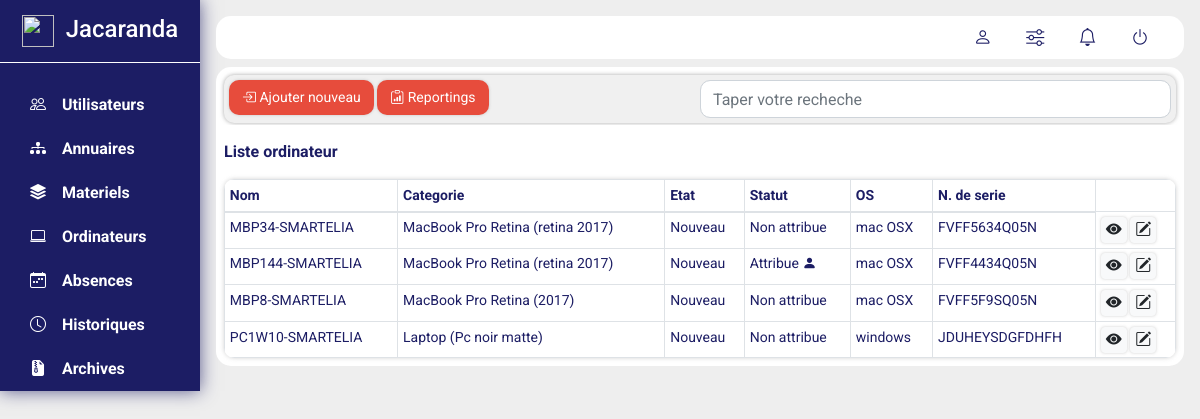
Before: /computers/ with the older database file.
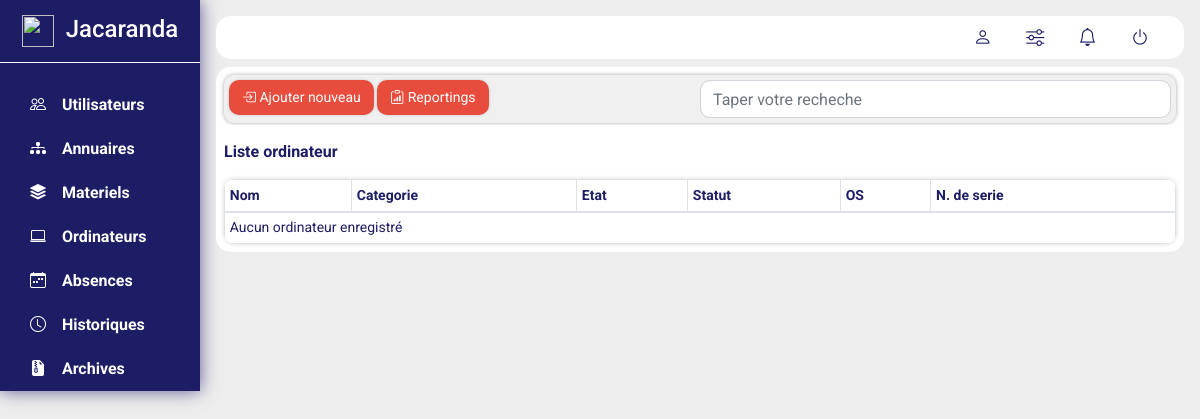
After: the same page with the newer database file.
### computers/models.py (models this page shows, shortened)
class Computers(models.Model):
    class Meta:
        db_table = 'computers'
        verbose_name = 'Computers'
        verbose_name_plural = 'Computers'
    STATE = (
        ('new','Nouveau'),
        ('reconditioned','Reconditionne')
    )
    CATEGORY = (
        ('laptop','Laptop'),
        ('desktop','Desktop'),
        ('mbp','MacBook Pro'),
        ('mbp_retina','MacBook Pro Retina'),
        ('notebook','Notebook')
    )
    STATUS = (
        ('assigned','Attribue'),
        ('not_assigned','Non attribue'),
        ('on_suspens','En suspens'),
        ('out_of_service','Hors service')
    )
    name = models.CharField(max_length=50)
    description = models.CharField("computers description", max_length=50)
    state = models.CharField(max_length=20, choices=STATE)
    serial_number = models.CharField(max_length=30)
    modele = models.CharField("the modele of computer", max_length=30)
    mark = models.CharField(max_length=50)
    os = models.CharField("operating system", max_length=20)
    processor = models.CharField(max_length=10)
    processor_generation = models.CharField(max_length=10)
    category = models.CharField("category of computer", max_length=30, choices=CATEGORY)
    ram = models.IntegerField()
    type_of_ram = models.CharField(max_length=10)
    fournissor = models.CharField(max_length=50)
    fournissor_contact = models.CharField(max_length=30)
    status = models.CharField(max_length=20, choices=STATUS)
    assigned_to = models.CharField("is assigned", max_length=50, null=True)
    administrator = models.CharField(max_length=50)
    assigned_at = models.DateField(null=True)
    created_at = models.DateTimeField(auto_now_add=True)
    updated_at = models.DateTimeField("date of last update", auto_now=True)

### computers/views.py (the view)
# urls.py: path('', AbsenceView.home, name="absence_home"),
def home(request):
    try:
        computers = Computers.objects.all()
        directories = Directory.objects.all()
    except:
        return HttpResponse('Server error', status=500)
    return render(request, 'computer/home.html', {'computers':computers, 'directories':directories})

### computers/templates/computer/home.html (shortened to what this page needs)
{% extends 'layout.html' %}
{% block content %}
    <div class="container m-0 p-0">
        <div class="container-fluid sublink">
            <div class="row">
                <div class="col-sm-6 col-md-6 col-lg-6 p-0">
                    <a class="btn btn-option" id="add"><i class="bi bi-box-arrow-in-right"></i>&nbsp;Ajouter nouveau</a>
                    <a href="{% url 'material:reporting_material' %}" class="btn btn-option"><i class="bi bi-clipboard-data"></i> Reportings</a>
                </div>
                <div class="col-sm-6 col-md-6 col-lg-6 p-0">
                    <input type="search" class="form-control input-search" placeholder="Taper votre recheche">
                </div>
            </div>
        </div>
        <div class="container-fluid subtitle">
        Liste ordinateur
        </div>
        <div class="container-fluid lists p-0">
            <table class='table table-sm table-hovered table-bordered table-list m-0'>
                <thead>
                    <tr>
                        <th>Nom</th>
                        <th>Categorie</th>
                        <th>Etat</th>
                        <th>Statut</th>
                        <th>OS</th>
                        <th>N. de serie</th>
                    </tr>
                </thead>
                <tbody>
                    {% for computer in computers %}
                        <tr>
                            <td>{{ computer.name }}</td>
                            <td>{{ computer.get_category_display }} ({{ computer.description }})</td>
                            <td>{{ computer.get_state_display }} </td>
                            <td>
                                {{ computer.get_status_display }}
                                {% if computer.status == 'assigned' %}
                                    <i class="bi bi-person-fill" title="{{ computer.assigned_to }} le {{ computer.assigned_at }}"></i>
                                {% endif %}
                            </td>
                            <td>{{ computer.os }}</td>
                            <td>{{ computer.serial_number }}</td>
                            <td>
                                <a href="{% url 'computers:show_computer' computer.id %}" title="Voir detail" class="btn btn-light pt-0 pr-1 pb-0 pl-1"> <i class="bi bi-eye-fill"></i> </a>
                                <a href="{% url 'computers:edit_computer' computer.id %}" title="Editer l'information" class="btn btn-light pt-0 pr-1 pb-0 pl-1"> <i class="bi bi-pencil-square"></i> </a>
                            </td>
                        </tr>
                    {% empty %}
                        <tr>
                            <td colspan="9">Aucun ordinateur enregistr&eacute;</td>
                        </tr>
                    {% endfor %}
                </tbody>
            </table>
        </div>
    </div>
{% endblock %}

### templates/layout.html (shortened to what this page needs)
<!DOCTYPE html>
<html lang="en">
<head>
    {% load static %}
    <link rel="stylesheet" href="{% static 'css/bootstrap.min.css' %}">
    <link rel="stylesheet" href="https://cdn.jsdelivr.net/npm/bootstrap-icons@1.3.0/font/bootstrap-icons.css">
    <link rel="stylesheet" type="text/css" href="{% static 'css/app.css' %}">
</head>
<body>
    <div class="container-fluid p-0 m-0">
        <div class="row p-0 m-0">
            <div class="col-md-2 m-0 p-0">
                <ul class="leftmenu">
                    <li><a href="#" class="useroption h4"><img src="{% static 'img/jaca-icon-orange-72x72.png' %}" width="32" height="32">&nbsp; Jacaranda</a></li>
                    <li><a href="{% url 'users:user_home' %}" class="menuoption"><i class="bi bi-people"></i>&nbsp; &nbsp; Utilisateurs</a></li>
                    <li><a href="{% url 'directories:directory_home' %}" class="menuoption"><i class="bi bi-diagram-3-fill"></i>&nbsp; &nbsp; Annuaires</a></li>
                    <li><a href="{% url 'materials:material_home' %}" class="menuoption"><i class="bi bi-stack"></i>&nbsp; &nbsp; Materiels</a></li>
                    <li><a href="{% url 'computers:computer_home' %}" class="menuoption"><i class="bi bi-laptop"></i>&nbsp; &nbsp; Ordinateurs</a></li>
                    <li><a href="{% url 'absences:absence_home' %}" class="menuoption"><i class="bi bi-calendar-week"></i>&nbsp; &nbsp; Absences</a></li>
                    <li><a href="" class="menuoption"><i class="bi bi-clock"></i>&nbsp; &nbsp; Historiques</a></li>
                    <li><a href="" class="menuoption"><i class="bi bi-file-earmark-zip-fill"></i>&nbsp; &nbsp; Archives</a></li>
                </ul>
            </div>
            <div class="col-md-10 p-3 m-0 p-0">
                <header class="container-fluid p-0 mb-2 mt-0">
                    <div class="container-fluid text-white p-2 header text-right">
                        <div class="container account-option">
                            <a href=""><i class="bi bi-person"></i></a> &nbsp;
                            <a href=""><i class="bi bi-sliders"></i></a> &nbsp;
                            <a href=""><i class="bi bi-bell"></i></a> &nbsp;
                            <a href=""><i class="bi bi-power"></i></a>
                        </div>
                    </div>
                </header>
                <div class="container-fluid p-2 content">
                    {% block content %} {% endblock %}
                </div>
            </div>
        </div>
    </div>
</body>
</html>

### public/css/app.css (style rules this page uses)
* { box-sizing: border-box; }
body { font-family: "Roboto", sans-serif; font-size: 14px; background-color:#eeeeee; }
div.header { border-radius: 15px; background-color: white; }
div.content { background-color: white; border-radius: 15px; }
.row { padding: 0px; margin: 0px; }
div.subtitle { color: #1C1D64; font-weight: bold; font-size: 16px; padding: 15px 0px 15px 0px; background-color: white; }
div.sublink { border-radius: 10px; margin-bottom: 2px; padding: 5px; background-color: #f0f0f0; box-shadow: 0 0 4px rgba(110, 110, 110, 0.6); }
div.sublink a { font-size: 14px; }
div.sublink select, div.sublink input { border-radius: 10px; }
ul.leftmenu { padding: 0; margin: 0; background-color: #1C1D64; box-shadow: 0 0 1.2em rgba(28, 29, 100, .7); }
ul.leftmenu li { padding: 0px; margin: 0px; list-style: none; }
ul.leftmenu li a.menuoption { padding: 10px 5px 10px 30px; margin: 0px; color: #ffffff; width: 100%; display: block; text-decoration: none; font-weight: bolder; font-size: 16px; }
ul.leftmenu li a.useroption { margin: 0px 0px 20px 0px; color: #ffffff; width: 100%; display: block; text-decoration: none; text-align: center; padding: 15px; border-bottom: 1px solid white; }
.lists { max-height: 500px; overflow: auto; box-shadow: 0 0 4px rgba(145, 144, 144, .4); border-radius: 10px; }
.table-list { border-radius: 15px; margin: 0; color: #1C1D64; }
.btn { box-shadow: 0 0 3px rgba(100, 100, 100, .3); }
.input-search { border-radius: 10px; }
.account-option a { color: #1C1D64; font-size: 18px; font-weight: bolder; padding: 9px 12px 9px 12px; border-radius: 20px; }
.btn-option { background-color: #E74C3C; border-radius: 10px; color: white; }

Changed rows visible on the page:
removed Computers: name "MBP34-SMARTELIA", category "MacBook Pro Retina", description "retina 2017", state "Nouveau", status "Non attribue", os "mac OSX", serial_number "FVFF5634Q05N"
removed Computers: name "MBP144-SMARTELIA", category "MacBook Pro Retina", description "retina 2017", state "Nouveau", status "Attribue", os "mac OSX", serial_number "FVFF4434Q05N"
removed Computers: name "MBP8-SMARTELIA", category "MacBook Pro Retina", description "2017", state "Nouveau", status "Non attribue", os "mac OSX", serial_number "FVFF5F9SQ05N"
removed Computers: name "PC1W10-SMARTELIA", category "Laptop", description "Pc noir matte", state "Nouveau", status "Non attribue", os "windows", serial_number "JDUHEYSDGFDHFH"
Other visible differences:
text now shown: "Aucun ordinateur enregistré"
